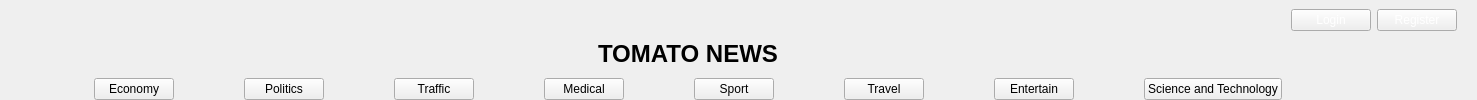
     <widget class="QFrame" name="categories">
      <property name="maximumSize">
       <size>
        <width>16777215</width>
        <height>100</height>
       </size>
      </property>
      <property name="styleSheet">
       <string notr="true">*{
	border:none;
	background: 	#3e3e42;
	color: white;
	margin: 0;
	padding: 0;
}

QPushButton{
	text-decoration: underline;
	font-size: 14px;
	font: 10pt url('https://fonts.googleapis.com/css2?family=Oswald:wght@500&amp;family=Roboto:wght@300&amp;display=swap');
}

.QFrame#categories{
	width:100%;
	padding: 0;
	border:100px
}</string>
      </property>
      <layout class="QGridLayout" name="gridLayout_2">
       <property name="leftMargin">
        <number>0</number>
       </property>
       <property name="topMargin">
        <number>0</number>
       </property>
       <property name="bottomMargin">
        <number>0</number>
       </property>
       <property name="spacing">
        <number>0</number>
       </property>
       <item row="0" column="0" rowspan="4" colspan="2" alignment="Qt::AlignLeft|Qt::AlignVCenter">
        <widget class="QLabel" name="app_icon">
         <property name="sizePolicy">
          <sizepolicy hsizetype="MinimumExpanding" vsizetype="Preferred">
           <horstretch>0</horstretch>
           <verstretch>0</verstretch>
          </sizepolicy>
         </property>
         <property name="minimumSize">
          <size>
           <width>94</width>
           <height>90</height>
          </size>
         </property>
         <property name="maximumSize">
          <size>
           <width>94</width>
           <height>94</height>
          </size>
         </property>
         <property name="text">
          <string/>
         </property>
         <property name="pixmap">
          <pixmap>assets/c2809fdd51f6ea93032bfed10dcf824b.png</pixmap>
         </property>
         <property name="scaledContents">
          <bool>true</bool>
         </property>
         <property name="wordWrap">
          <bool>true</bool>
         </property>
         <property name="margin">
          <number>0</number>
         </property>
         <property name="indent">
          <number>-1</number>
         </property>
        </widget>
       </item>
       <item row="2" column="3">
        <layout class="QHBoxLayout" name="category_container" stretch="1,1,1,1,1,1,1,2">
         <property name="spacing">
          <number>70</number>
         </property>
         <property name="sizeConstraint">
          <enum>QLayout::SetNoConstraint</enum>
         </property>
         <property name="leftMargin">
          <number>0</number>
         </property>
         <property name="topMargin">
          <number>10</number>
         </property>
         <property name="rightMargin">
          <number>0</number>
         </property>
         <property name="bottomMargin">
          <number>0</number>
         </property>
         <item>
          <widget class="QPushButton" name="Economy">
           <property name="cursor">
            <cursorShape>PointingHandCursor</cursorShape>
           </property>
           <property name="text">
            <string>Economy</string>
           </property>
          </widget>
         </item>
         <item>
          <widget class="QPushButton" name="Politics">
           <property name="cursor">
            <cursorShape>PointingHandCursor</cursorShape>
           </property>
           <property name="text">
            <string>Politics</string>
           </property>
          </widget>
         </item>
         <item>
          <widget class="QPushButton" name="Traffic">
           <property name="cursor">
            <cursorShape>PointingHandCursor</cursorShape>
           </property>
           <property name="text">
            <string>Traffic</string>
           </property>
          </widget>
         </item>
         <item>
          <widget class="QPushButton" name="Medical">
           <property name="cursor">
            <cursorShape>PointingHandCursor</cursorShape>
           </property>
           <property name="text">
            <string>Medical</string>
           </property>
          </widget>
         </item>
         <item>
          <widget class="QPushButton" name="Sport">
           <property name="cursor">
            <cursorShape>PointingHandCursor</cursorShape>
           </property>
           <property name="text">
            <string>Sport</string>
           </property>
          </widget>
         </item>
         <item>
          <widget class="QPushButton" name="Travel">
           <property name="cursor">
            <cursorShape>PointingHandCursor</cursorShape>
           </property>
           <property name="text">
            <string>Travel</string>
           </property>
          </widget>
         </item>
         <item>
          <widget class="QPushButton" name="Entertain">
           <property name="cursor">
            <cursorShape>PointingHandCursor</cursorShape>
           </property>
           <property name="text">
            <string>Entertain</string>
           </property>
          </widget>
         </item>
         <item>
          <widget class="QPushButton" name="SciTech">
           <property name="sizePolicy">
            <sizepolicy hsizetype="Expanding" vsizetype="Minimum">
             <horstretch>0</horstretch>
             <verstretch>0</verstretch>
            </sizepolicy>
           </property>
           <property name="baseSize">
            <size>
             <width>0</width>
             <height>0</height>
            </size>
           </property>
           <property name="cursor">
            <cursorShape>PointingHandCursor</cursorShape>
           </property>
           <property name="text">
            <string>Science and Technology</string>
           </property>
          </widget>
         </item>
        </layout>
       </item>
       <item row="1" column="3" alignment="Qt::AlignHCenter">
        <widget class="QLabel" name="app_name">
         <property name="minimumSize">
          <size>
           <width>0</width>
           <height>25</height>
          </size>
         </property>
         <property name="font">
          <font>
           <pointsize>18</pointsize>
           <weight>75</weight>
           <bold>true</bold>
          </font>
         </property>
         <property name="text">
          <string>TOMATO NEWS</string>
         </property>
        </widget>
       </item>
       <item row="0" column="4">
        <widget class="QWidget" name="user_action" native="true">
         <layout class="QHBoxLayout" name="horizontalLayout_2">
          <item>
           <widget class="QPushButton" name="login">
            <property name="maximumSize">
             <size>
              <width>100</width>
              <height>16777215</height>
             </size>
            </property>
            <property name="cursor">
             <cursorShape>PointingHandCursor</cursorShape>
            </property>
            <property name="styleSheet">
             <string notr="true">*{
	color: white
}</string>
            </property>
            <property name="text">
             <string>Login</string>
            </property>
            <property name="icon">
             <iconset>
              <normaloff>user (3).png</normaloff>user (3).png</iconset>
            </property>
           </widget>
          </item>
          <item>
           <widget class="QPushButton" name="register_2">
            <property name="maximumSize">
             <size>
              <width>100</width>
              <height>16777215</height>
             </size>
            </property>
            <property name="cursor">
             <cursorShape>PointingHandCursor</cursorShape>
            </property>
            <property name="styleSheet">
             <string notr="true">*{
	color: white
}</string>
            </property>
            <property name="text">
             <string>Register</string>
            </property>
            <property name="icon">
             <iconset>
              <normaloff>user (3).png</normaloff>user (3).png</iconset>
            </property>
           </widget>
          </item>
         </layout>
        </widget>
       </item>
      </layout>
     </widget>
